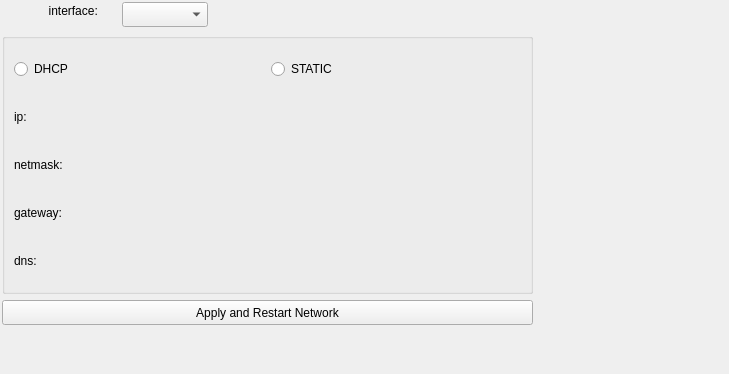
<?xml version="1.0" encoding="UTF-8"?>
<ui version="4.0">
 <class>Network</class>
 <widget class="QWidget" name="Network">
  <property name="geometry">
   <rect>
    <x>0</x>
    <y>0</y>
    <width>729</width>
    <height>374</height>
   </rect>
  </property>
  <property name="windowTitle">
   <string>Form</string>
  </property>
  <widget class="QComboBox" name="cb_interface">
   <property name="geometry">
    <rect>
     <x>122</x>
     <y>2</y>
     <width>86</width>
     <height>25</height>
    </rect>
   </property>
   <property name="sizePolicy">
    <sizepolicy hsizetype="Expanding" vsizetype="Fixed">
     <horstretch>0</horstretch>
     <verstretch>0</verstretch>
    </sizepolicy>
   </property>
  </widget>
  <widget class="QPushButton" name="ok">
   <property name="geometry">
    <rect>
     <x>2</x>
     <y>300</y>
     <width>531</width>
     <height>25</height>
    </rect>
   </property>
   <property name="sizePolicy">
    <sizepolicy hsizetype="Expanding" vsizetype="Fixed">
     <horstretch>0</horstretch>
     <verstretch>0</verstretch>
    </sizepolicy>
   </property>
   <property name="text">
    <string>Apply and Restart Network</string>
   </property>
  </widget>
  <widget class="QGroupBox" name="groupBox">
   <property name="geometry">
    <rect>
     <x>2</x>
     <y>33</y>
     <width>531</width>
     <height>261</height>
    </rect>
   </property>
   <property name="sizePolicy">
    <sizepolicy hsizetype="Expanding" vsizetype="Expanding">
     <horstretch>0</horstretch>
     <verstretch>0</verstretch>
    </sizepolicy>
   </property>
   <property name="title">
    <string/>
   </property>
   <layout class="QVBoxLayout" name="verticalLayout">
    <item>
     <layout class="QGridLayout" name="gridLayout_6">
      <item row="0" column="0">
       <widget class="QRadioButton" name="radio_dhcp">
        <property name="sizePolicy">
         <sizepolicy hsizetype="Expanding" vsizetype="Expanding">
          <horstretch>0</horstretch>
          <verstretch>0</verstretch>
         </sizepolicy>
        </property>
        <property name="text">
         <string>DHCP</string>
        </property>
       </widget>
      </item>
      <item row="0" column="1">
       <widget class="QRadioButton" name="radio_static">
        <property name="sizePolicy">
         <sizepolicy hsizetype="Expanding" vsizetype="Expanding">
          <horstretch>0</horstretch>
          <verstretch>0</verstretch>
         </sizepolicy>
        </property>
        <property name="text">
         <string>STATIC</string>
        </property>
       </widget>
      </item>
     </layout>
    </item>
    <item>
     <layout class="QGridLayout" name="gridLayout_2">
      <item row="0" column="0">
       <widget class="QLabel" name="label_2">
        <property name="sizePolicy">
         <sizepolicy hsizetype="Expanding" vsizetype="Expanding">
          <horstretch>0</horstretch>
          <verstretch>0</verstretch>
         </sizepolicy>
        </property>
        <property name="text">
         <string>ip:</string>
        </property>
       </widget>
      </item>
      <item row="0" column="1">
       <widget class="QIpAddressEdit" name="edt_ip" native="true">
        <property name="sizePolicy">
         <sizepolicy hsizetype="Expanding" vsizetype="Preferred">
          <horstretch>0</horstretch>
          <verstretch>0</verstretch>
         </sizepolicy>
        </property>
        <property name="minimumSize">
         <size>
          <width>0</width>
          <height>40</height>
         </size>
        </property>
       </widget>
      </item>
     </layout>
    </item>
    <item>
     <layout class="QGridLayout" name="gridLayout_3">
      <item row="0" column="0">
       <widget class="QLabel" name="label_3">
        <property name="sizePolicy">
         <sizepolicy hsizetype="Expanding" vsizetype="Expanding">
          <horstretch>0</horstretch>
          <verstretch>0</verstretch>
         </sizepolicy>
        </property>
        <property name="text">
         <string>netmask:</string>
        </property>
       </widget>
      </item>
      <item row="0" column="1">
       <widget class="QIpAddressEdit" name="edt_mask" native="true">
        <property name="sizePolicy">
         <sizepolicy hsizetype="Expanding" vsizetype="Preferred">
          <horstretch>0</horstretch>
          <verstretch>0</verstretch>
         </sizepolicy>
        </property>
        <property name="minimumSize">
         <size>
          <width>0</width>
          <height>40</height>
         </size>
        </property>
       </widget>
      </item>
     </layout>
    </item>
    <item>
     <layout class="QGridLayout" name="gridLayout_4">
      <item row="0" column="0">
       <widget class="QLabel" name="label_4">
        <property name="sizePolicy">
         <sizepolicy hsizetype="Expanding" vsizetype="Expanding">
          <horstretch>0</horstretch>
          <verstretch>0</verstretch>
         </sizepolicy>
        </property>
        <property name="text">
         <string>gateway:</string>
        </property>
       </widget>
      </item>
      <item row="0" column="1">
       <widget class="QIpAddressEdit" name="edt_gateway" native="true">
        <property name="sizePolicy">
         <sizepolicy hsizetype="Expanding" vsizetype="Preferred">
          <horstretch>0</horstretch>
          <verstretch>0</verstretch>
         </sizepolicy>
        </property>
        <property name="minimumSize">
         <size>
          <width>0</width>
          <height>40</height>
         </size>
        </property>
       </widget>
      </item>
     </layout>
    </item>
    <item>
     <layout class="QGridLayout" name="gridLayout_5">
      <item row="0" column="0">
       <widget class="QLabel" name="label_5">
        <property name="sizePolicy">
         <sizepolicy hsizetype="Expanding" vsizetype="Expanding">
          <horstretch>0</horstretch>
          <verstretch>0</verstretch>
         </sizepolicy>
        </property>
        <property name="text">
         <string>dns:</string>
        </property>
       </widget>
      </item>
      <item row="0" column="1">
       <widget class="QIpAddressEdit" name="edt_dns" native="true">
        <property name="sizePolicy">
         <sizepolicy hsizetype="Expanding" vsizetype="Preferred">
          <horstretch>0</horstretch>
          <verstretch>0</verstretch>
         </sizepolicy>
        </property>
        <property name="minimumSize">
         <size>
          <width>0</width>
          <height>40</height>
         </size>
        </property>
       </widget>
      </item>
     </layout>
    </item>
   </layout>
  </widget>
  <widget class="QLabel" name="label">
   <property name="geometry">
    <rect>
     <x>2</x>
     <y>2</y>
     <width>114</width>
     <height>17</height>
    </rect>
   </property>
   <property name="sizePolicy">
    <sizepolicy hsizetype="Expanding" vsizetype="Preferred">
     <horstretch>0</horstretch>
     <verstretch>0</verstretch>
    </sizepolicy>
   </property>
   <property name="text">
    <string>              interface:</string>
   </property>
  </widget>
 </widget>
 <customwidgets>
  <customwidget>
   <class>QIpAddressEdit</class>
   <extends>QWidget</extends>
   <header location="global">qipaddressedit.h</header>
   <container>1</container>
  </customwidget>
 </customwidgets>
 <resources/>
 <connections/>
</ui>
